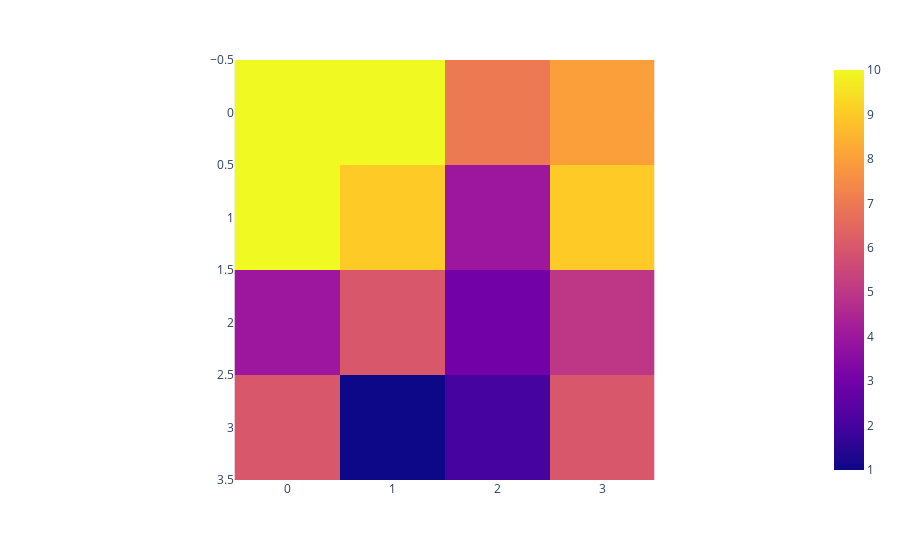

Notebook source saved alongside this figure:
### Code cell
df = pd.DataFrame(np.random.random((100,7)), columns = [j for j in range(6)] + ["true"])

df_binned = pd.DataFrame()
for col in df.columns:
    df_binned[col] = pd.cut(df[col], bins=[0,0.25, 0.5, 0.75, 1.0], labels=list("lmhs"))

# generate confusion matrix 
cm = confusion_matrix(y_true=df_binned.wynik, y_pred=df_binned[0])

# plot
px.imshow(cm).show()

### Figure 1 — Plotly figure (JSON) as saved in the notebook; plotly's stock layout.template omitted (floating-point values rounded to 4 significant figures)
{"data": [{"coloraxis": "coloraxis", "hovertemplate": "x: %{x}<br>y: %{y}<br>color: %{z}<extra></extra>", "name": "0", "type": "heatmap", "xaxis": "x", "yaxis": "y", "z": [[10, 10, 7, 8], [10, 9, 4, 9], [4, 6, 3, 5], [6, 1, 2, 6]]}], "layout": {"coloraxis": {"colorscale": [[0, "#0d0887"], [0.1111, "#46039f"], [0.2222, "#7201a8"], [0.3333, "#9c179e"], [0.4444, "#bd3786"], [0.5556, "#d8576b"], [0.6667, "#ed7953"], [0.7778, "#fb9f3a"], [0.8889, "#fdca26"], [1, "#f0f921"]]}, "margin": {"t": 60}, "xaxis": {"anchor": "y", "constrain": "domain", "domain": [0, 1], "scaleanchor": "y"}, "yaxis": {"anchor": "x", "autorange": "reversed", "constrain": "domain", "domain": [0, 1]}}}
